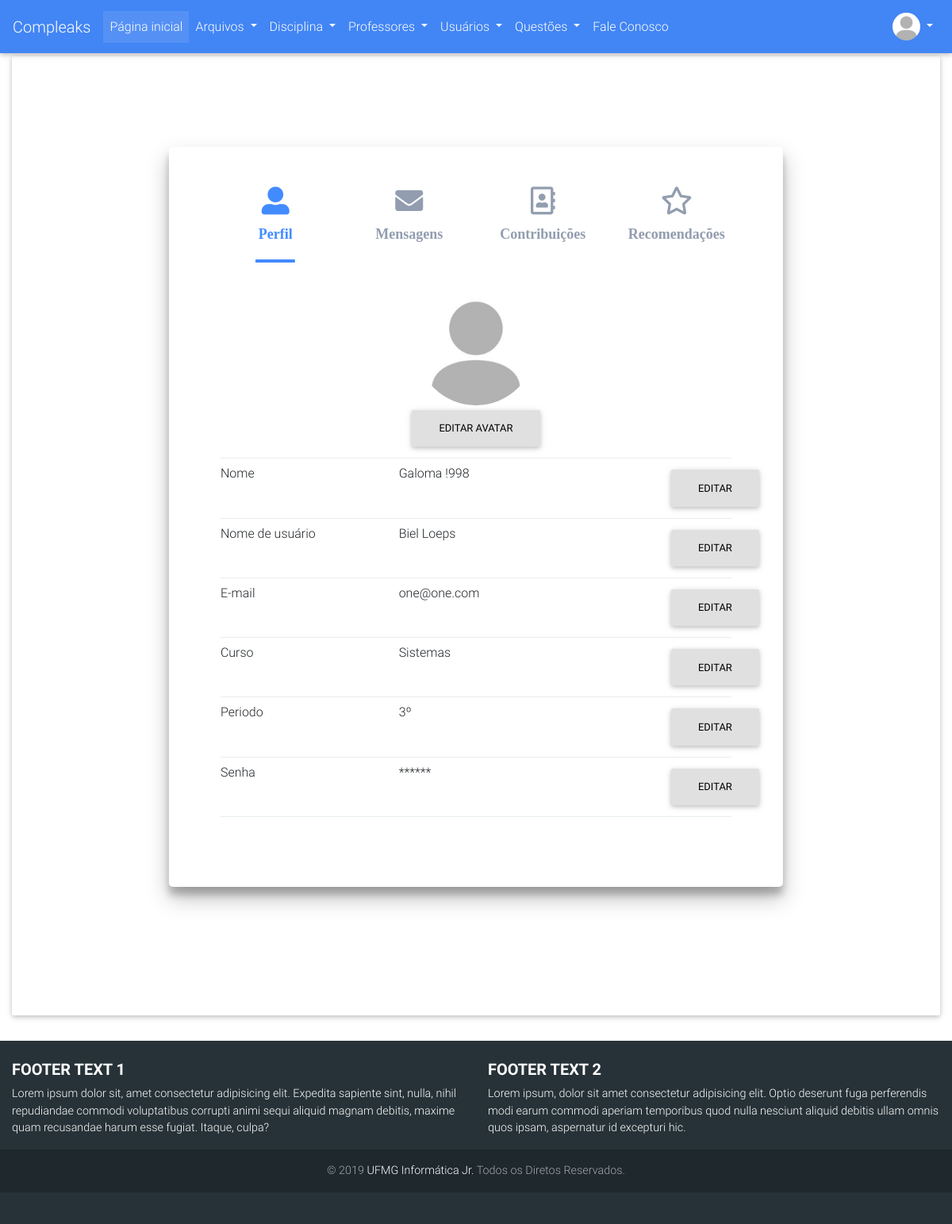
Page /usuarios/meu-perfil (signed in) on the committed database.
### compleaks/usuarios/models.py (models this page shows, shortened)
class Usuario(db.Model, UserMixin):
	__tablename__ = 'usuarios'
	id = db.Column(db.Integer, primary_key=True)
	username = db.Column(db.String(30), unique=True)
	hhash = db.Column(db.String)
	nome = db.Column(db.String(120))
	email = db.Column(db.String(120), unique=True)
	curso = db.Column(db.String(64))
	periodo = db.Column(db.Integer)
	is_admin = db.Column(db.Integer)
	data_criacao = db.Column(db.DateTime, default=datetime.now)
	avatar = db.Column(db.String(120), default="default_profile.png")
	ativado = db.Column(db.Boolean)
	data_deletado = db.Column(db.DateTime, nullable=True)
	id_deletor = db.Column(db.Integer, nullable=True)
	motivo_delete = db.Column(db.String(120), nullable=True)
	arquivos = db.relationship('Arquivo', backref='author', lazy=True)
	avaliacoes = db.relationship('Avaliacao_Arquivo', backref='avaliador', lazy=True)

### compleaks/usuarios/views.py (the view, shortened to what this page needs)
@usuarios.route('/meu-perfil', methods=['POST', 'GET'])
@login_required
def meu_perfil():
	avatar = url_for('static', filename='images/avatares/'+current_user.avatar)
	form_avatar = TrocaAvatarForm()
	form_email = TrocaEmailForm()
	form_senha =  TrocaSenhaForm()
	form_nome = TrocaNomeForm()
	form_username = TrocaUsernameForm()
	form_curso = TrocaCursoForm()
	form_periodo = TrocaPeriodoForm()
	if form_nome.validate_on_submit():
		current_user.nome = form_nome.novo_nome.data
		db.session.commit()
		flash("Nome trocado com sucesso!", "warning")
	if form_username.validate_on_submit():
		current_user.username = form_username.novo_username.data
		db.session.commit()
		flash("Nome de usuário trocado com sucesso!", "warning")
	if form_curso.validate_on_submit():
		current_user.curso = form_curso.novo_curso.data
		db.session.commit()
		flash("Curso trocado com sucesso!", "warning")
	if form_periodo.validate_on_submit():
		current_user.periodo = form_periodo.novo_periodo.data
		db.session.commit()
		flash("Periodo trocado com sucesso!", "warning")
	bcrypt = Bcrypt()
	page = request.args.get('page', 1, type=int)
	arquivos = Arquivo.query\
					.filter(Arquivo.usuario_id\
					.contains(int(current_user.id)))\
					.filter_by(ativado=True)\
					.paginate(page=page, per_page=12)
	arquivos_row_1 = []
	arquivos_row_2 = []
	arquivos_row_3 = []
	contador = 0
	for arquivo in arquivos.items:
		if contador >= 4:
			break
		arquivos_row_1.append(arquivo)
		contador = contador + 1
	contador = 0
	for arquivo in arquivos.items:
		if contador >= 8:
			break
		if contador >= 4:
			arquivos_row_2.append(arquivo)
		contador = contador + 1
	contador = 0
	for arquivo in arquivos.items:
		if contador >= 12:
			break
		if contador >= 8:
			arquivos_row_3.append(arquivo)
		contador = contador + 1
	arquivos_rows = [arquivos_row_1, arquivos_row_2, arquivos_row_3]
	quantidade = len(arquivos_row_1) + len(arquivos_row_2) + len(arquivos_row_3)
	for row in arquivos_rows:
		for arquivo in row:
			arquivo.avaliado = False
	if current_user.is_authenticated:
		for row in arquivos_rows:
			for arquivo in row:
				for avl in arquivo.avaliacoes:
					if avl in current_user.avaliacoes:
						arquivo.avaliado = True
	total = 0.0
	for row in arquivos_rows:
		for arquivo in row:
			total = 0.0
			if len(arquivo.avaliacoes):
				for avl in arquivo.avaliacoes:
					total = total + avl.nota
				total = total/len(arquivo.avaliacoes)
			else:
				total = 0.0
			arquivo.nota_decimal = round(total, 1)
	return render_template('perfil_usuario.html',
							form_email=form_email,
							form_senha=form_senha,
							arquivos_rows=arquivos_rows,
							contribuiu=quantidade,
							dist=dist,
							arquivos=arquivos,
							current_user=current_user,
							form_nome=form_nome,
							form_username=form_username,
							form_curso=form_curso,
							form_periodo=form_periodo,
							form_avatar=form_avatar,
							avatar=avatar)

### compleaks/usuarios/templates/usuarios/perfil_usuario.html (shortened to what this page needs)
{% extends 'base.html' %}
{% block content %}
    <div class="tabs">
        <ul>
          <li title="Perfil">
            <label for="tab1">
              <i class="fas fa-user-alt"></i>
            </label>
            <label for="tab2" role="button">
              <span>Perfil</span>
            </label>
          </li>
          <li title="Mensagens">
            <label for="tab2">
              <i class="fas fa-envelope"></i>
            </label>
            <label for="tab2" role="button">
              <span>Mensagens</span>
            </label>
          </li>
          <li title="Contribuições">
            <label for="tab3">
              <i class="far fa-address-book"></i>
            </label>
            <label for="tab3" role="button">
              <span>Contribuições</span>
            </label>
          </li>
          <li title="Recomendações">
            <label for="tab4">
              <i class="far fa-star"></i>
            </label>
            <label for="tab4" role="button">
              <span>Recomendações</span>
            </label>
          </li>
        </ul>
        <div class="slider"><div class="indicator"></div></div>
        <div class="content">
            <section>
                <div class="container">
                    <div class="row">
                        <div class="col-sm-12 text-center">
                            <img align="center" src="{{ avatar }}" class="rounded-circle"  style="object-fit: cover; width: 150px!important; height: 150px!important;"><br><button type="button" class="btn btn-light" onclick="formulario_avatar('editar_avatar')">Editar avatar</button>
                        </div>
                    </div>
                    <div class="dropdown-divider"></div>
                    <div class="row">
                        <div class="col-sm-4">
                            Nome
                        </div>
                        <div class="col-sm-6">
                            {{ current_user.nome }}
                        </div>
                        <div class="col-sm-2">
                            <button type="button" class="btn btn-light" onclick="formulario_nome('editar_nome')">Editar</button>
                        </div>
                    </div>
                    <div class="dropdown-divider"></div>
                    <div class="row">
                        <div class="col-sm-4">
                            Nome de usuário
                        </div>
                        <div class="col-sm-6">
                            {{ current_user.username }}
                        </div>
                        <div class="col-sm-2">
                            <button type="button" class="btn btn-light" onclick="formulario_username('editar_username')">Editar</button>
                        </div>
                    </div>
                    <div class="dropdown-divider"></div>
                    <div class="row">
                        <div class="col-sm-4">
                            E-mail
                        </div>
                        <div class="col-sm-6">
                            {{ current_user.email }}
                        </div>
                        <div class="col-sm-2">
                            <button type="button" class="btn btn-light" onclick="formulario_email('editar_email')">Editar</button>
                        </div>
                    </div>
                    <div class="dropdown-divider"></div>
                    <div class="row">
                        <div class="col-sm-4">
                            Curso
                        </div>
                        <div class="col-sm-6">
                            {{ current_user.curso }}
                        </div>
                        <div class="col-sm-2">
                            <button type="button" class="btn btn-light" onclick="formulario_curso('editar_curso')">Editar</button>
                        </div>
                    </div>
                    <div class="dropdown-divider"></div>
                    <div class="row">
                        <div class="col-sm-4">
                            Periodo
                        </div>
                        <div class="col-sm-6">
                            {{ current_user.periodo }}º
                        </div>
                        <div class="col-sm-2">
                            <button type="button" class="btn btn-light" onclick="formulario_periodo('editar_periodo')">Editar</button>
                        </div>
                    </div>
                    <div class="dropdown-divider"></div>
                    <div class="row">
                        <div class="col-sm-4">
                            Senha
                        </div>
                        <div class="col-sm-6">
                            ******
                        </div>
                        <div class="col-sm-2">
                            <button type="button" class="btn btn-light" onclick="formulario_senha('editar_senha')">Editar</button>
                        </div>
                    </div>
                    <div class="dropdown-divider"></div>
                </div>
            </section>
        </div>
    </div>
    <br/>
    <br/>
{% endblock %}

### compleaks/templates/base.html (shortened to what this page needs)
<!DOCTYPE html>
<html lang="en">
<head>
  <link href="{{url_for('static',filename='css/component.css')}}" rel="stylesheet">
  <link href="{{url_for('static',filename='css/estilos.css')}}" rel="stylesheet">
  <link rel="stylesheet" href="https://use.fontawesome.com/releases/v5.7.0/css/all.css">
  <link href="{{url_for('static',filename='css/bootstrap.min.css')}}" rel="stylesheet">
  <link href="{{url_for('static',filename='css/mdb.min.css')}}" rel="stylesheet">
  <link href="{{url_for('static',filename='css/style.css')}}" rel="stylesheet">
</head>
<body>
  <nav class="mb-1 navbar navbar-expand-lg navbar-dark primary-color lighten-1">
    <a class="navbar-brand" href="{{ url_for('principal.index') }}">Compleaks</a>
  <div class="collapse navbar-collapse" id="navbarSupportedContent-555">
    <ul class="navbar-nav mr-auto">
      <li class="nav-item active">
        <a class="nav-link" href="{{ url_for('principal.index') }}">Página inicial
        </a>
      </li>
      <li class="nav-item dropdown">
        <a class="nav-link dropdown-toggle" id="navbarDropdownMenuLink-555" data-toggle="dropdown" aria-haspopup="true"
          aria-expanded="false">Arquivos
        </a>
      </li>
      <li class="nav-item dropdown">
        <a class="nav-link dropdown-toggle" id="navbarDropdownMenuLink-555" data-toggle="dropdown" aria-haspopup="true"
          aria-expanded="false">Disciplina
        </a>
      </li>
      <li class="nav-item dropdown">
        <a class="nav-link dropdown-toggle" id="navbarDropdownMenuLink-555" data-toggle="dropdown" aria-haspopup="true"
          aria-expanded="false">Professores
        </a>
      </li>
      {% if current_user.is_admin %}
        <li class="nav-item dropdown">
          <a class="nav-link dropdown-toggle" id="navbarDropdownMenuLink-555" data-toggle="dropdown" aria-haspopup="true"
            aria-expanded="false">Usuários
          </a>
        </li>
      {% endif %}
      {% if current_user.is_authenticated %}
        <li class="nav-item dropdown">
          <a class="nav-link dropdown-toggle" id="navbarDropdownMenuLink-555" data-toggle="dropdown" aria-haspopup="true"
            aria-expanded="false"> Questões
          </a>
        </li>
      {% endif %}
        <li class="nav-item">
          <a class="nav-link" href="{{url_for('principal.feedback')}}" > Fale Conosco
          </a>
        </li>
    </ul>
    <ul class="navbar-nav ml-auto nav-flex-icons">
      {% if not current_user.is_authenticated %}
        <li class="nav-item dropdown">
          <a class="nav-link dropdown-toggle" id="navbarDropdownMenuLink-4" data-toggle="dropdown" aria-haspopup="true"
            aria-expanded="false">
            <i class="fas fa-user"></i></a>
          <div class="dropdown-menu dropdown-menu-right dropdown-info" aria-labelledby="navbarDropdownMenuLink-4">
            <a class="dropdown-item" data-toggle="modal" data-target="#elegantModalForm">Entrar</a>
            <a class="dropdown-item" href="{{url_for('usuarios.adicionar')}}">Cadastrar</a>
          </div>
        </>
      {% else %}
        <li class="nav-item avatar dropdown">
          <a class="nav-link dropdown-toggle" id="navbarDropdownMenuLink-55" data-toggle="dropdown" aria-haspopup="true"
            aria-expanded="false">
            <img src="{{url_for('static', filename='images/avatares/'+current_user.avatar)}}" class="rounded-circle z-depth-0" alt="Avatar" height="35" width="35" style="object-fit: cover;">
          </a>
        </li>
      {% endif %}
    </ul>
  </div>
</nav>
  {% block divisao %}
  <div class="container-fluid">
    <div class="jumbotron" style="background-color: white;">
  {% endblock %}
      <div style="margin-bottom: 50px; margin-top: 50px;">
        {% block content %}
        {% endblock %}
      </div>
    </div>
  </div>
<footer class="page-footer font-small special-color-dark teal pt-4">
    <div class="container-fluid text-center text-md-left">
      <div class="row">
        <div class="col-md-6 mt-md-0 mt-3">
          <h5 class="text-uppercase font-weight-bold">Footer text 1</h5>
          <p>Lorem ipsum dolor sit, amet consectetur adipisicing elit. Expedita sapiente sint, nulla, nihil repudiandae commodi voluptatibus corrupti animi sequi aliquid magnam debitis, maxime quam recusandae harum esse fugiat. Itaque, culpa?</p>
        </div>
        <div class="col-md-6 mb-md-0 mb-3">
          <h5 class="text-uppercase font-weight-bold">Footer text 2</h5>
          <p>Lorem ipsum, dolor sit amet consectetur adipisicing elit. Optio deserunt fuga perferendis modi earum commodi aperiam temporibus quod nulla nesciunt aliquid debitis ullam omnis quos ipsam, aspernatur id excepturi hic.</p>
        </div>
      </div>
    </div>
    <div class="footer-copyright text-center py-3">© 2019
      <a href="http://ijunior.com.br"> UFMG Informática Jr.</a> Todos os Diretos Reservados.
    </div>
  </footer>
</body>
</html>

### rows in the picture
Usuario: avatar (placeholder picture), nome "Galoma !998", username "Biel Loeps", email "one@one.com", curso "Sistemas", periodo "3"
